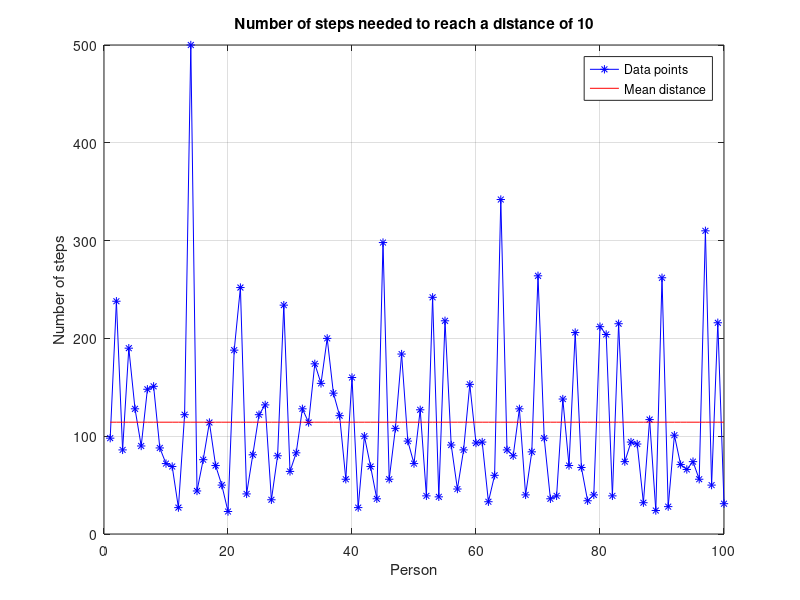

This figure's MATLAB source: (Note: this script raises an error after producing the figure.)
%q1script.m
%computes M random walks then works out the index N_L for the number of steps
%needed to reach a distance of L=10

N=500; %number of steps
M=100; %number of random walks
x=zeros(N+1,M);  %column i is a vector of the coordinates of the i-th walker
dx=rand(N,M);
for i=1:N
    for j=1:M
        if dx(i,j)<0.25
            dx(i,j) = 1;
        elseif dx(i,j)>0.25 && dx(i,j)<0.5
            dx(i,j) = -1;
        elseif dx(i,j)>0.5 && dx(i,j)<0.75
            dx(i,j) = 1i;
        else
            dx(i,j) =-1i;
        end
    end
end

for k=1:N
    x(k+1,:)=x(k,:)+dx(k,:);
end

%euclidean distance
distance=zeros(N+1,M);
for p=1:N+1
    distance(p,:)=abs(x(p,:));
end

nn=(0:N)';
mm=(1:M)';

NL=zeros(M,1);

for q=1:M
    for r=1:N
        if distance(r,q)<10
            NL(q) = NL(q)+1;
        else
            break
        end
    end
end

NLmean = mean(NL,1);

y=zeros(M,1);
for s=1:M
    y(s)=NLmean;
end

NLmean

%%%%%%%%%%%%%% plots %%%%%%%%%%%%%%%%%%%%
figure(1); clf;
plot(mm,NL,'b-*',mm,y,'r'); %plots number of steps per person to be L=10 from the origin
grid;
xlabel('Person')
ylabel('Number of steps')
title('Number of steps needed to reach a distance of 10')
legend('Data points','Mean distance')
figure(2);clf;
histogram(NL); %plots a histogram
xlabel('Number of steps')
title('Histogram for number of steps needed to reach a distance of 10')
